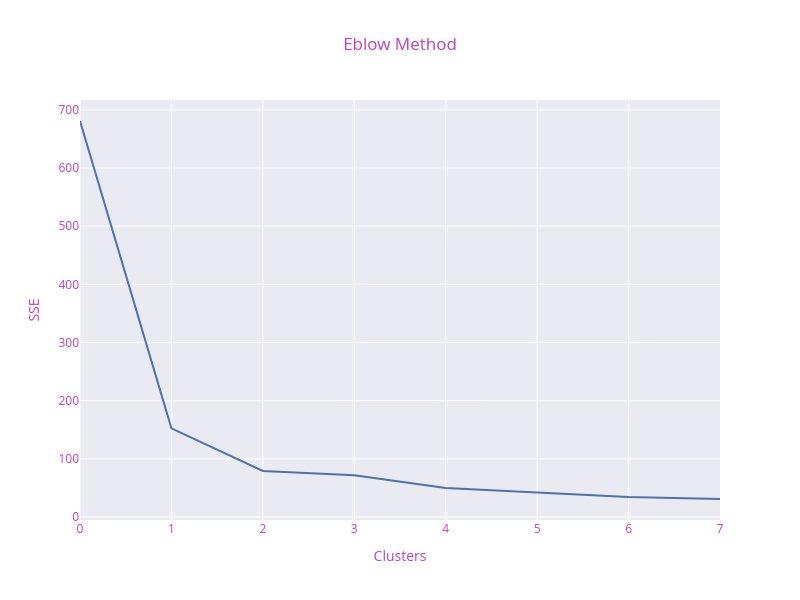

The cell this chart's notebook holds for it:
### Markdown cell above
### 3. Tìm số cluster tối ưu cho mô hình K-Means

### Code cell
sse = []
for i in range(1,9):
    kmeans = KMeans(n_clusters=i , max_iter=300)
    kmeans.fit(X)
    sse.append(kmeans.inertia_)
fig = px.line(y=sse,template="seaborn",title='Eblow Method')
fig.update_layout(width=800, height=600,
title_font_color="#BF40BF",
xaxis=dict(color="#BF40BF",title="Clusters"),
yaxis=dict(color="#BF40BF",title="SSE"))
# Cluster = 3 là số cluster tối ưu cho dữ liệu Iris

### Figure 1 — Plotly figure (JSON) as saved in the notebook; plotly's stock layout.template omitted (floating-point values rounded to 4 significant figures)
{"data": [{"hovertemplate": "x=%{x}<br>y=%{y}<extra></extra>", "legendgroup": "", "line": {"color": "rgb(76,114,176)", "dash": "solid"}, "marker": {"symbol": "circle"}, "mode": "lines", "name": "", "orientation": "v", "showlegend": false, "type": "scatter", "x": [0, 1, 2, 3, 4, 5, 6, 7], "xaxis": "x", "y": [680.8, 152.4, 78.94, 71.66, 49.92, 42.07, 34.31, 30.81], "yaxis": "y"}], "layout": {"height": 600, "legend": {"tracegroupgap": 0}, "title": {"font": {"color": "#BF40BF"}, "text": "Eblow Method"}, "width": 800, "xaxis": {"anchor": "y", "color": "#BF40BF", "domain": [0, 1], "title": {"text": "Clusters"}}, "yaxis": {"anchor": "x", "color": "#BF40BF", "domain": [0, 1], "title": {"text": "SSE"}}}}
